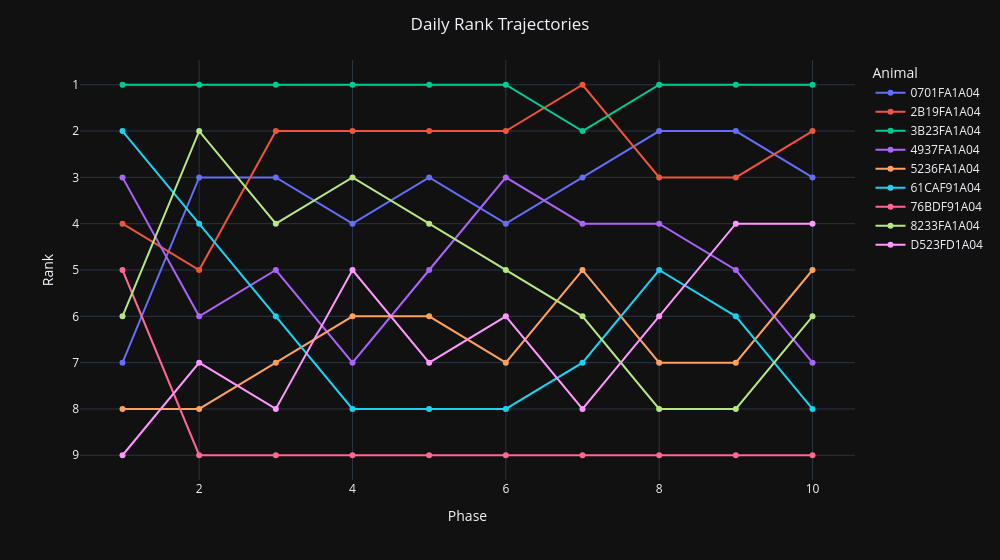

Source (notebook cell):
### Code cell
#s = pl.Series("Phase", range(1, df_pl.height + 1)) #add column with phase count
#df_pl.insert_column(0, s)
#
#df_long = df_pl.unpivot(
#    index="Phase",
#    variable_name="Animal",
#    value_name="Rank"
#)

order = (
    df_long
    .filter(pl.col("Phase") == 11)
    .sort("Rank", descending=True)
    .select("Animal")
    .to_series()
    .to_list()
)


df_long = df_long.with_columns(
    pl.col("Rank").rank("ordinal", descending=True).over("Phase")
)

#plot graph
fig = px.line(df_long, x='Phase', y='Rank', color='Animal', markers=True, category_orders={'Animal': order})
fig.update_layout(title_text='Daily Rank Trajectories', title_x=.5, width=1000)
fig.update_yaxes(autorange="reversed").update_layout(template="plotly_dark")
fig.show()

### Figure 1 — Plotly figure (JSON) as saved in the notebook; plotly's stock layout.template omitted (floating-point values rounded to 4 significant figures)
{"data": [{"hovertemplate": "Animal=0701FA1A04<br>Phase=%{x}<br>Rank=%{y}<extra></extra>", "legendgroup": "0701FA1A04", "line": {"color": "#636efa", "dash": "solid"}, "marker": {"symbol": "circle"}, "mode": "lines+markers", "name": "0701FA1A04", "orientation": "v", "showlegend": true, "type": "scatter", "x": [1, 2, 3, 4, 5, 6, 7, 8, 9, 10], "xaxis": "x", "y": [7, 3, 3, 4, 3, 4, 3, 2, 2, 3], "yaxis": "y"}, {"hovertemplate": "Animal=2B19FA1A04<br>Phase=%{x}<br>Rank=%{y}<extra></extra>", "legendgroup": "2B19FA1A04", "line": {"color": "#EF553B", "dash": "solid"}, "marker": {"symbol": "circle"}, "mode": "lines+markers", "name": "2B19FA1A04", "orientation": "v", "showlegend": true, "type": "scatter", "x": [1, 2, 3, 4, 5, 6, 7, 8, 9, 10], "xaxis": "x", "y": [4, 5, 2, 2, 2, 2, 1, 3, 3, 2], "yaxis": "y"}, {"hovertemplate": "Animal=3B23FA1A04<br>Phase=%{x}<br>Rank=%{y}<extra></extra>", "legendgroup": "3B23FA1A04", "line": {"color": "#00cc96", "dash": "solid"}, "marker": {"symbol": "circle"}, "mode": "lines+markers", "name": "3B23FA1A04", "orientation": "v", "showlegend": true, "type": "scatter", "x": [1, 2, 3, 4, 5, 6, 7, 8, 9, 10], "xaxis": "x", "y": [1, 1, 1, 1, 1, 1, 2, 1, 1, 1], "yaxis": "y"}, {"hovertemplate": "Animal=4937FA1A04<br>Phase=%{x}<br>Rank=%{y}<extra></extra>", "legendgroup": "4937FA1A04", "line": {"color": "#ab63fa", "dash": "solid"}, "marker": {"symbol": "circle"}, "mode": "lines+markers", "name": "4937FA1A04", "orientation": "v", "showlegend": true, "type": "scatter", "x": [1, 2, 3, 4, 5, 6, 7, 8, 9, 10], "xaxis": "x", "y": [3, 6, 5, 7, 5, 3, 4, 4, 5, 7], "yaxis": "y"}, {"hovertemplate": "Animal=5236FA1A04<br>Phase=%{x}<br>Rank=%{y}<extra></extra>", "legendgroup": "5236FA1A04", "line": {"color": "#FFA15A", "dash": "solid"}, "marker": {"symbol": "circle"}, "mode": "lines+markers", "name": "5236FA1A04", "orientation": "v", "showlegend": true, "type": "scatter", "x": [1, 2, 3, 4, 5, 6, 7, 8, 9, 10], "xaxis": "x", "y": [8, 8, 7, 6, 6, 7, 5, 7, 7, 5], "yaxis": "y"}, {"hovertemplate": "Animal=61CAF91A04<br>Phase=%{x}<br>Rank=%{y}<extra></extra>", "legendgroup": "61CAF91A04", "line": {"color": "#19d3f3", "dash": "solid"}, "marker": {"symbol": "circle"}, "mode": "lines+markers", "name": "61CAF91A04", "orientation": "v", "showlegend": true, "type": "scatter", "x": [1, 2, 3, 4, 5, 6, 7, 8, 9, 10], "xaxis": "x", "y": [2, 4, 6, 8, 8, 8, 7, 5, 6, 8], "yaxis": "y"}, {"hovertemplate": "Animal=76BDF91A04<br>Phase=%{x}<br>Rank=%{y}<extra></extra>", "legendgroup": "76BDF91A04", "line": {"color": "#FF6692", "dash": "solid"}, "marker": {"symbol": "circle"}, "mode": "lines+markers", "name": "76BDF91A04", "orientation": "v", "showlegend": true, "type": "scatter", "x": [1, 2, 3, 4, 5, 6, 7, 8, 9, 10], "xaxis": "x", "y": [5, 9, 9, 9, 9, 9, 9, 9, 9, 9], "yaxis": "y"}, {"hovertemplate": "Animal=8233FA1A04<br>Phase=%{x}<br>Rank=%{y}<extra></extra>", "legendgroup": "8233FA1A04", "line": {"color": "#B6E880", "dash": "solid"}, "marker": {"symbol": "circle"}, "mode": "lines+markers", "name": "8233FA1A04", "orientation": "v", "showlegend": true, "type": "scatter", "x": [1, 2, 3, 4, 5, 6, 7, 8, 9, 10], "xaxis": "x", "y": [6, 2, 4, 3, 4, 5, 6, 8, 8, 6], "yaxis": "y"}, {"hovertemplate": "Animal=D523FD1A04<br>Phase=%{x}<br>Rank=%{y}<extra></extra>", "legendgroup": "D523FD1A04", "line": {"color": "#FF97FF", "dash": "solid"}, "marker": {"symbol": "circle"}, "mode": "lines+markers", "name": "D523FD1A04", "orientation": "v", "showlegend": true, "type": "scatter", "x": [1, 2, 3, 4, 5, 6, 7, 8, 9, 10], "xaxis": "x", "y": [9, 7, 8, 5, 7, 6, 8, 6, 4, 4], "yaxis": "y"}], "layout": {"legend": {"title": {"text": "Animal"}, "tracegroupgap": 0}, "margin": {"t": 60}, "title": {"text": "Daily Rank Trajectories", "x": 0.5}, "width": 1000, "xaxis": {"anchor": "y", "domain": [0, 1], "title": {"text": "Phase"}}, "yaxis": {"anchor": "x", "autorange": "reversed", "domain": [0, 1], "title": {"text": "Rank"}}}}
